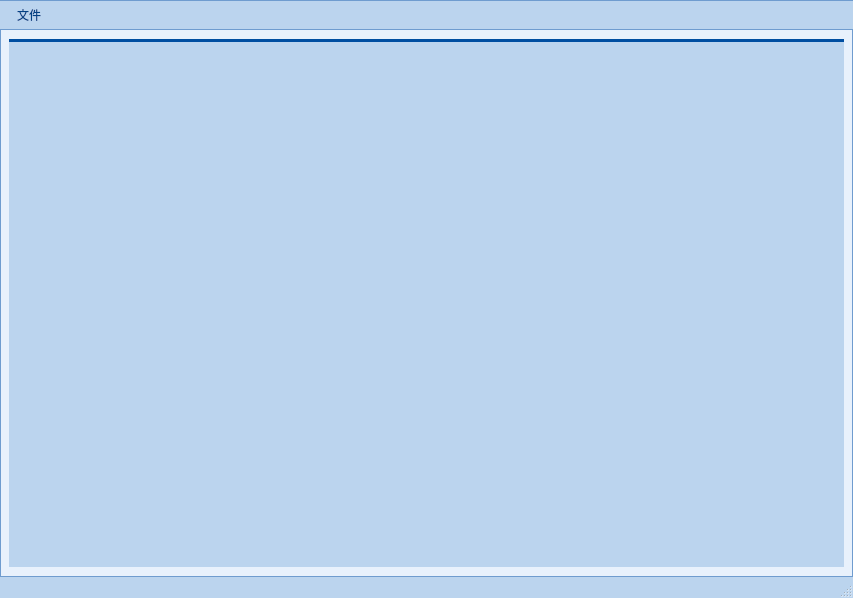
<?xml version="1.0" encoding="UTF-8"?>
<ui version="4.0">
 <class>MainWindow</class>
 <widget class="QMainWindow" name="MainWindow">
  <property name="geometry">
   <rect>
    <x>0</x>
    <y>0</y>
    <width>853</width>
    <height>598</height>
   </rect>
  </property>
  <property name="windowTitle">
   <string>MainWindow</string>
  </property>
  <property name="styleSheet">
   <string notr="true">QMainWindow{
	border: 1px solid rgb(111, 156, 207);
    background: rgb(232, 241, 252);
}
/**********提示**********/
QToolTip{
        border: 1px solid rgb(111, 156, 207);
        background: white;
        color: rgb(51, 51, 51);
}
/**********菜单栏**********/
QMenuBar {
        background: rgb(187, 212, 238);
        border: 1px solid rgb(111, 156, 207);
        border-left: none;
        border-right: none;
}
QMenuBar::item {
        border: 1px solid transparent;
        padding: 5px 10px 5px 10px;
        background: transparent;
}
QMenuBar::item:enabled {
        color: rgb(2, 65, 132);
}
QMenuBar::item:!enabled {
        color: rgb(155, 155, 155);
}
QMenuBar::item:enabled:selected {
        border-top-color: rgb(111, 156, 207);
        border-bottom-color: rgb(111, 156, 207);
        background: rgb(198, 224, 252);
}

/**********菜单**********/
QMenu {
        border: 1px solid rgb(111, 156, 207);
        background: rgb(232, 241, 250);
}
QMenu::item {
        height: 22px;
        padding: 0px 25px 0px 20px;
}
QMenu::item:enabled {
        color: rgb(84, 84, 84);
}
QMenu::item:!enabled {
        color: rgb(155, 155, 155);
}
QMenu::item:enabled:selected {
        color: rgb(2, 65, 132);
        background: rgba(255, 255, 255, 200);
}
QMenu::separator {
        height: 1px;
        background: rgb(111, 156, 207);
}
QMenu::indicator {
        width: 13px;
        height: 13px;
}
QMenu::icon {
        padding-left: 2px;
        padding-right: 2px;
}

/**********状态栏**********/
QStatusBar {
        background: rgb(187, 212, 238);
        border: 1px solid rgb(111, 156, 207);
        border-left: none;
        border-right: none;
        border-bottom: none;
}
QStatusBar::item {
    border: none;
    border-right: 1px solid rgb(111, 156, 207);
}

/**********表头**********/
QHeaderView{
        border: none;
        border-bottom: 3px solid rgb(0, 78, 161);
        background: transparent;
        min-height: 30px;
}
QHeaderView::section:horizontal {
        border: none;
        color: rgb(2, 65, 132);
        background: transparent;
        padding-left: 5px;
}
QHeaderView::section:horizontal:hover {
        color: white;
        background: rgb(0, 78, 161);
}
QHeaderView::section:horizontal:pressed {
        color: white;
        background: rgb(6, 94, 187);
}
QHeaderView::section:vertical {
        border: none;
        color: rgb(2, 65, 132);
        background: transparent;
        padding-left: 5px;
		width: 20px;
}
QHeaderView::section:vertical:hover {
        color: white;
        background: rgb(0, 78, 161);
}
QHeaderView::section:vertical:pressed {
        color: white;
        background: rgb(6, 94, 187);
}
QHeaderView::up-arrow {
        width: 13px;
        height: 11px;
        padding-right: 5px;
        image: url(:/White/topArrow);
        subcontrol-position: center right;
}
QHeaderView::up-arrow:hover, QHeaderView::up-arrow:pressed {
        image: url(:/White/topArrowHover);
}
QHeaderView::down-arrow {
        width: 13px;
        height: 11px;
        padding-right: 5px;
        image: url(:/White/bottomArrow);
        subcontrol-position: center right;
}
QHeaderView::down-arrow:hover, QHeaderView::down-arrow:pressed {
        image: url(:/White/bottomArrowHover);
}

/**********表格**********/
QTableView {
        border: 1px solid rgb(111, 156, 207);
        background: rgb(224, 238, 255);
        gridline-color: rgb(111, 156, 207);
}
QTableView::item {
        padding-left: 5px;
        padding-right: 5px;
        border: none;
        background: white;
        border-right: 1px solid rgb(111, 156, 207);
        border-bottom: 1px solid rgb(111, 156, 207);
}
QTableView::item:selected {
        background: rgba(127, 127, 127, 100);
}
QTableView::item:selected:!active {
        color: rgb(65, 65, 65);
}
QTableView::indicator {
        width: 20px;
        height: 20px;
}
QTableView::indicator:enabled:unchecked {
        image: url(:/White/checkBox);
}
QTableView::indicator:enabled:unchecked:hover {
        image: url(:/White/checkBoxHover);
}
QTableView::indicator:enabled:unchecked:pressed {
        image: url(:/White/checkBoxPressed);
}
QTableView::indicator:enabled:checked {
        image: url(:/White/checkBoxChecked);
}
QTableView::indicator:enabled:checked:hover {
        image: url(:/White/checkBoxCheckedHover);
}
QTableView::indicator:enabled:checked:pressed {
        image: url(:/White/checkBoxCheckedPressed);
}
QTableView::indicator:enabled:indeterminate {
        image: url(:/White/checkBoxIndeterminate);
}
QTableView::indicator:enabled:indeterminate:hover {
        image: url(:/White/checkBoxIndeterminateHover);
}
QTableView::indicator:enabled:indeterminate:pressed {
        image: url(:/White/checkBoxIndeterminatePressed);
}

/**********滚动条-垂直**********/
QScrollBar:vertical {
        width: 20px;
        background: transparent;
        margin-left: 3px;
        margin-right: 3px;
}
QScrollBar::handle:vertical {
        width: 20px;
        min-height: 30px;
        background: rgb(170, 200, 230);
        margin-top: 15px;
        margin-bottom: 15px;
}
QScrollBar::handle:vertical:hover {
        background: rgb(165, 195, 225);
}
QScrollBar::sub-line:vertical {
        height: 15px;
        background: transparent;
        image: url(:/White/topArrow);
        subcontrol-position: top;
}
QScrollBar::add-line:vertical {
        height: 15px;
        background: transparent;
        image: url(:/White/bottomArrow);
        subcontrol-position: bottom;
}
QScrollBar::sub-line:vertical:hover {
        background: rgb(170, 200, 230);
}
QScrollBar::add-line:vertical:hover {
        background: rgb(170, 200, 230);
}
QScrollBar::add-page:vertical, QScrollBar::sub-page:vertical {
        background: transparent;
}

QScrollBar#verticalScrollBar:vertical {
        margin-top: 30px;
}

/**********滚动条-水平**********/
QScrollBar:horizontal {
        height: 20px;
        background: transparent;
        margin-top: 3px;
        margin-bottom: 3px;
}
QScrollBar::handle:horizontal {
        height: 20px;
        min-width: 30px;
        background: rgb(170, 200, 230);
        margin-left: 15px;
        margin-right: 15px;
}
QScrollBar::handle:horizontal:hover {
        background: rgb(165, 195, 225);
}
QScrollBar::sub-line:horizontal {
        width: 15px;
        background: transparent;
        image: url(:/White/arrowLeft);
        subcontrol-position: left;
}
QScrollBar::add-line:horizontal {
        width: 15px;
        background: transparent;
        image: url(:/White/arrowRight);
        subcontrol-position: right;
}
QScrollBar::sub-line:horizontal:hover {
        background: rgb(170, 200, 230);
}
QScrollBar::add-line:horizontal:hover {
        background: rgb(170, 200, 230);
}
QScrollBar::add-page:horizontal,QScrollBar::sub-page:horizontal {
        background: transparent;
}

/**********页签项**********/
QTabWidget::pane {
        border: none;
        border-top: 3px solid rgb(0, 78, 161);
        background: rgb(187, 212, 238);
}
QTabWidget::tab-bar {
        border: none;
}
QTabBar::tab {
        border: none;
        border-top-left-radius: 4px;
        border-top-right-radius: 4px;
        color: white;
        background: rgb(120, 170, 220);
        height: 28px;
        min-width: 85px;
        margin-right: 5px;
        padding-left: 5px;
        padding-right: 5px;
		font-family: &quot;微软雅黑&quot;;
}
QTabBar::tab:hover {
        background: rgb(0, 78, 161);
}
QTabBar::tab:selected {
        color: white;
        background: rgb(0, 78, 161);
}

/*****************标题栏按钮*******************/
QPushButton#minimizeButton {
        border-radius: none;
        border-bottom-left-radius: 4px;
        border-bottom-right-radius: 4px;
        background: rgb(120, 170, 220);
        image: url(:/White/minimizeHover);
}
QPushButton#minimizeButton:hover {
        image: url(:/White/minimize);
}
QPushButton#minimizeButton:pressed {
        image: url(:/White/minimizePressed);
}

QPushButton#maximizeButton[maximizeProperty=&quot;maximize&quot;] {
        border-radius: none;
        border-bottom-left-radius: 4px;
        border-bottom-right-radius: 4px;
        background: rgb(120, 170, 220);
        image: url(:/White/maximizeHover);
}
QPushButton#maximizeButton[maximizeProperty=&quot;maximize&quot;]:hover {
        image: url(:/White/maximize);
}
QPushButton#maximizeButton[maximizeProperty=&quot;maximize&quot;]:pressed {
        image: url(:/White/maximizePressed);
}

QPushButton#maximizeButton[maximizeProperty=&quot;restore&quot;] {
        border-radius: none;
        border-bottom-left-radius: 4px;
        border-bottom-right-radius: 4px;
        background: rgb(120, 170, 220);
        image: url(:/White/restoreHover);
}
QPushButton#maximizeButton[maximizeProperty=&quot;restore&quot;]:hover {
        image: url(:/White/restore);
}
QPushButton#maximizeButton[maximizeProperty=&quot;restore&quot;]:pressed {
        image: url(:/White/restorePressed);
}

QPushButton#closeButton {
        border-radius: none;
        border-bottom-left-radius: 4px;
        border-bottom-right-radius: 4px;
        background: rgb(120, 170, 220);
        image: url(:/White/closeHover);
}
QPushButton#closeButton:hover {
        image: url(:/White/close);
}
QPushButton#closeButton:pressed {
        image: url(:/White/closePressed);
}</string>
  </property>
  <widget class="QWidget" name="centralwidget">
   <layout class="QGridLayout" name="gridLayout">
    <item row="0" column="0">
     <widget class="QTabWidget" name="tabWidget">
      <property name="whatsThis">
       <string>&lt;html&gt;&lt;head/&gt;&lt;body&gt;&lt;p&gt;&lt;br/&gt;&lt;/p&gt;&lt;/body&gt;&lt;/html&gt;</string>
      </property>
      <property name="currentIndex">
       <number>-1</number>
      </property>
     </widget>
    </item>
   </layout>
  </widget>
  <widget class="QMenuBar" name="menubar">
   <property name="geometry">
    <rect>
     <x>0</x>
     <y>0</y>
     <width>853</width>
     <height>33</height>
    </rect>
   </property>
   <widget class="QMenu" name="File">
    <property name="title">
     <string>文件</string>
    </property>
    <addaction name="actionExportExcel"/>
   </widget>
   <addaction name="File"/>
  </widget>
  <widget class="QStatusBar" name="statusbar"/>
  <action name="actionDataSource">
   <property name="text">
    <string>数据源表</string>
   </property>
  </action>
  <action name="actionRule">
   <property name="text">
    <string>规则表</string>
   </property>
  </action>
  <action name="actionAfterSaler">
   <property name="text">
    <string>售后员表</string>
   </property>
  </action>
  <action name="actionClient">
   <property name="text">
    <string>客户编号表</string>
   </property>
  </action>
  <action name="actionManager">
   <property name="text">
    <string>主管表</string>
   </property>
  </action>
  <action name="actionExportExcel">
   <property name="text">
    <string>导出Excel</string>
   </property>
  </action>
 </widget>
 <resources>
  <include location="resources.qrc"/>
 </resources>
 <connections/>
</ui>
